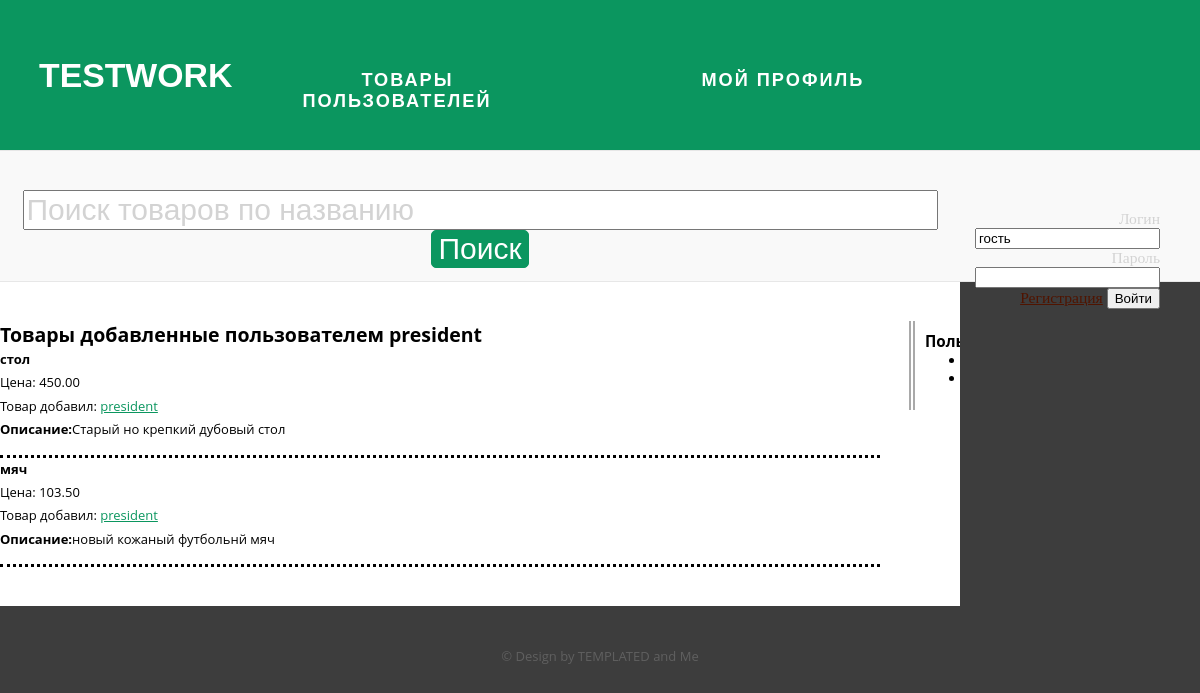
/index.php?userid=6, run on the app's committed database.
### tables this page shows
CREATE TABLE IF NOT EXISTS `users` (
  `id` int(11) NOT NULL AUTO_INCREMENT,
  `login` varchar(30) NOT NULL,
  `pass` varchar(30) NOT NULL,
  PRIMARY KEY (`id`)
);

CREATE TABLE IF NOT EXISTS `products` (
  `id` int(11) NOT NULL AUTO_INCREMENT,
  `user_id` int(11) NOT NULL,
  `title` varchar(100) NOT NULL,
  `price` decimal(8,2) NOT NULL,
  `description` text NOT NULL,
  `datetime` int(11) NOT NULL,
  PRIMARY KEY (`id`)
);

### inc/dbLib.php (called while the page is built, shortened)
<?php
    function db_connect(){
        $host = "localhost";
        $login = "root";
        $pass = "";
        $db_name = "shop";
        $connction = mysqli_connect($host, $login, $pass, $db_name) or die(mysqli_connect_errno());
        return $connction;
    }
    function getItemsByUserId($user_id){
        if(!$connect = db_connect())
            return false;
        $sql = "SELECT products.id as prod_id, title, price, description, login, users.id as id FROM users, products
                WHERE users.id = products.user_id AND user_id = $user_id";
        if(!$resultProd = mysqli_query($connect, $sql))
            return false;
        $products = array();
        while($product = mysqli_fetch_array($resultProd, MYSQLI_ASSOC)){
            $products[] = $product;
        }
        return $products;
    }
?>

### views/getItems.view.php (the view)
<?php
    if(isset($_GET['userid']) && !empty($_GET['userid'])){
        $userId = $_GET['userid'];
        if (abs((int)$userId) > 0){
            if($products = getItemsByUserId($userId))
                $title = "Товары добавленные пользователем ".$products[0]['login'];
            else
                $title = "У данного пользователя нету товаров";
        }
        else{
            $products = getAllItems();
            $title = "Все товары добавленные пользователями";
        }
    } else{
        $products = getLastAdded();
        $title = "Последние добавленные товары";
    }
    echo "<h2>$title</h2>";
    foreach($products as $product){
?>
    <div id="descr">
        <p>
            <strong><?php echo $product['title']?></strong><br/>Цена: <?php echo $product['price']?><br />
            Товар добавил: <a href="index.php?userid=<?php echo $product['id']?>"><?php echo $product['login']?></a><br />
            <strong>Описание:</strong><?php echo $product['description']?>
        </p>
    </div>
<?php
}
?>

### default.css (style rules this page uses)
body { height: 100%; }
body { margin: 0px; padding: 0px; background: #3D3D3D; font-family: 'Open Sans', sans-serif; font-size: 13px; color: #000000; }
h1, h2, h3 { margin: 0; padding: 0; }
p, ol, ul { margin-top: 0px; }
p { line-height: 180%; }
a { color: #0B965F; }
#descr { border-bottom: black 3px dotted; }

### data on the page
users: login "Товары добавленные пользователем president"
products: title "стол", price "450.00", user.login "president", description "Старый но крепкий дубовый стол"
products: title "мяч", price "103.50", user.login "president", description "новый кожаный футбольнй мяч"
